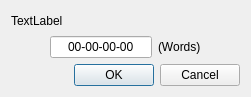
<?xml version="1.0" encoding="UTF-8"?>
<ui version="4.0">
 <class>CGen2PassDialogClass</class>
 <widget class="QDialog" name="CGen2PassDialogClass">
  <property name="geometry">
   <rect>
    <x>0</x>
    <y>0</y>
    <width>251</width>
    <height>97</height>
   </rect>
  </property>
  <property name="windowTitle">
   <string>Gen2 - Kill Password</string>
  </property>
  <layout class="QGridLayout" name="gridLayout">
   <item row="0" column="0" colspan="4">
    <widget class="QLabel" name="textLabel">
     <property name="text">
      <string>TextLabel</string>
     </property>
    </widget>
   </item>
   <item row="1" column="1">
    <widget class="QLineEdit" name="passwordLineEdit">
     <property name="inputMask">
      <string>HH-HH-HH-HH; </string>
     </property>
     <property name="text">
      <string>00-00-00-00</string>
     </property>
     <property name="alignment">
      <set>Qt::AlignCenter</set>
     </property>
    </widget>
   </item>
   <item row="2" column="1" colspan="3">
    <widget class="QDialogButtonBox" name="buttonBox">
     <property name="standardButtons">
      <set>QDialogButtonBox::Cancel|QDialogButtonBox::Ok</set>
     </property>
    </widget>
   </item>
   <item row="1" column="0">
    <spacer name="horizontalSpacer">
     <property name="orientation">
      <enum>Qt::Horizontal</enum>
     </property>
     <property name="sizeHint" stdset="0">
      <size>
       <width>40</width>
       <height>20</height>
      </size>
     </property>
    </spacer>
   </item>
   <item row="1" column="3">
    <spacer name="horizontalSpacer_2">
     <property name="orientation">
      <enum>Qt::Horizontal</enum>
     </property>
     <property name="sizeHint" stdset="0">
      <size>
       <width>40</width>
       <height>20</height>
      </size>
     </property>
    </spacer>
   </item>
   <item row="1" column="2">
    <widget class="QLabel" name="label">
     <property name="text">
      <string>(Words)</string>
     </property>
    </widget>
   </item>
  </layout>
 </widget>
 <layoutdefault spacing="6" margin="11"/>
 <resources/>
 <connections/>
</ui>
